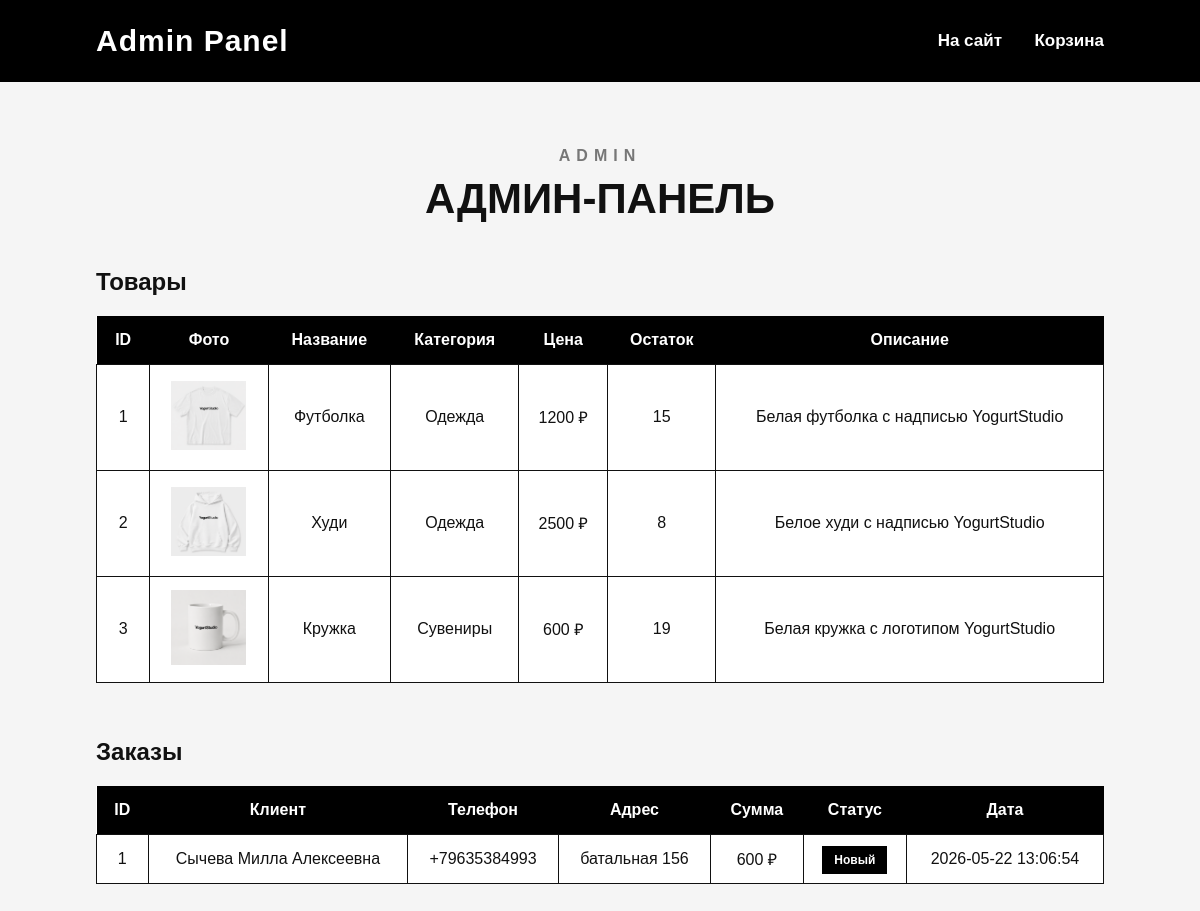
The app's page /admin.php with its own data.
### tables this page shows
CREATE TABLE `products` (
  `id` int NOT NULL,
  `name` varchar(100) NOT NULL,
  `category` varchar(100) NOT NULL,
  `price` int NOT NULL,
  `quantity` int NOT NULL,
  `description` text,
  `image` varchar(100) NOT NULL
);

CREATE TABLE `orders` (
  `id` int NOT NULL,
  `customer_name` varchar(100) NOT NULL,
  `phone` varchar(50) NOT NULL,
  `address` text NOT NULL,
  `total` int NOT NULL,
  `status` varchar(50) DEFAULT 'Новый',
  `created_at` timestamp NULL DEFAULT CURRENT_TIMESTAMP
);

### admin.php (the view, shortened to what this page needs)
<?php
include "db.php";
$products = mysqli_query($conn, "SELECT * FROM products ORDER BY id");
$orders = mysqli_query($conn, "SELECT * FROM orders ORDER BY id DESC");
?>
<!DOCTYPE html>
<html lang="ru">
<head>
    <link rel="stylesheet" href="style.css">
</head>
<body>
<header class="header">
    <a class="logo" href="index.php">Admin Panel</a>
    <nav>
        <a href="index.php">На сайт</a>
        <a href="cart.php">Корзина</a>
    </nav>
</header>
<main class="admin-page">
    <div class="section-title">
        <p>ADMIN</p>
        <h1>Админ-панель</h1>
    </div>
    <h2>Товары</h2>
    <table>
        <tr>
            <th>ID</th>
            <th>Фото</th>
            <th>Название</th>
            <th>Категория</th>
            <th>Цена</th>
            <th>Остаток</th>
            <th>Описание</th>
        </tr>
        <?php while ($p = mysqli_fetch_assoc($products)): ?>
            <tr>
                <td><?= $p['id'] ?></td>
                <td><img class="table-img" src="img/<?= htmlspecialchars($p['image']) ?>"></td>
                <td><?= htmlspecialchars($p['name']) ?></td>
                <td><?= htmlspecialchars($p['category']) ?></td>
                <td><?= $p['price'] ?> ₽</td>
                <td><?= $p['quantity'] ?></td>
                <td><?= htmlspecialchars($p['description']) ?></td>
            </tr>
        <?php endwhile; ?>
    </table>
    <h2>Заказы</h2>
    <table>
        <tr>
            <th>ID</th>
            <th>Клиент</th>
            <th>Телефон</th>
            <th>Адрес</th>
            <th>Сумма</th>
            <th>Статус</th>
            <th>Дата</th>
        </tr>
        <?php while ($o = mysqli_fetch_assoc($orders)): ?>
            <tr>
                <td><?= $o['id'] ?></td>
                <td><?= htmlspecialchars($o['customer_name']) ?></td>
                <td><?= htmlspecialchars($o['phone']) ?></td>
                <td><?= htmlspecialchars($o['address']) ?></td>
                <td><?= $o['total'] ?> ₽</td>
                <td><span class="status"><?= htmlspecialchars($o['status']) ?></span></td>
                <td><?= $o['created_at'] ?></td>
            </tr>
        <?php endwhile; ?>
    </table>
</main>
</body>
</html>

### style.css (style rules this page uses)
* { box-sizing: border-box; }
html { scroll-behavior: smooth; }
body { margin: 0; font-family: Arial, Helvetica, sans-serif; background: #f5f5f5; color: #111; animation: fade .5s ease; }
.header { background: #000; color: #fff; padding: 24px 8%; display: flex; justify-content: space-between; align-items: center; position: sticky; top: 0; z-index: 10; }
.logo { color: #fff; text-decoration: none; font-size: 30px; font-weight: 900; letter-spacing: 1px; }
nav a { color: #fff; text-decoration: none; margin-left: 28px; font-size: 17px; font-weight: 800; }
.catalog, .page, .admin-page { padding: 65px 8%; }
.section-title { text-align: center; margin-bottom: 45px; }
.section-title p { letter-spacing: 6px; font-weight: 900; color: #777; margin: 0 0 10px; }
.section-title h1, .section-title h2 { margin: 0; font-size: 42px; text-transform: uppercase; }
table { width: 100%; border-collapse: collapse; background: #fff; margin-bottom: 55px; }
th { background: #000; color: #fff; padding: 15px; }
td { border: 1px solid #111; padding: 13px; text-align: center; }
.table-img { width: 75px; height: 75px; object-fit: contain; }
.status { background: #000; color: #fff; padding: 7px 12px; font-size: 12px; font-weight: 900; }

### records on screen
products: id "1", image (picture), name "Футболка", category "Одежда", price "1200", quantity "15", description "Белая футболка с надписью YogurtStudio"
products: id "2", image (picture), name "Худи", category "Одежда", price "2500", quantity "8", description "Белое худи с надписью YogurtStudio"
products: id "3", image (picture), name "Кружка", category "Сувениры", price "600", quantity "19", description "Белая кружка с логотипом YogurtStudio"
orders: id "1", customer_name "Сычева Милла Алексеевна", phone "+79635384993", address "батальная 156", total "600", status "Новый", created_at "2026-05-22 13:06:54"
